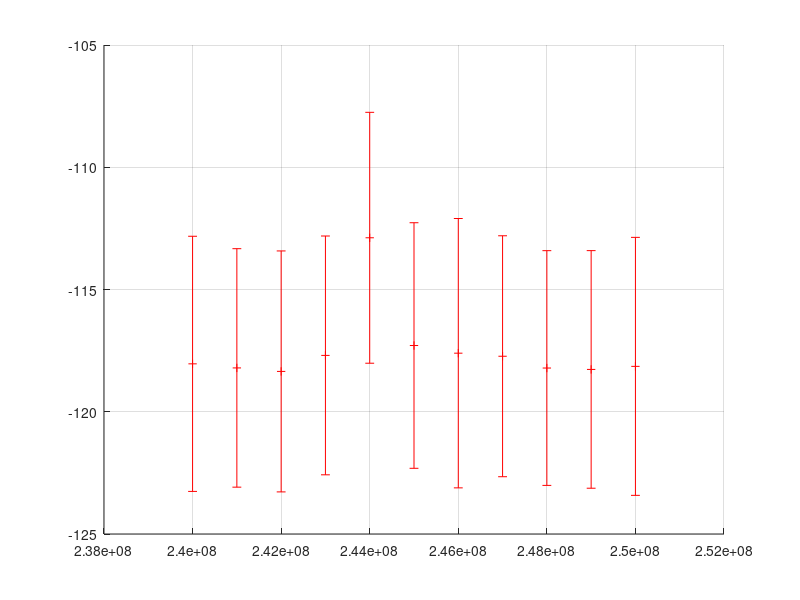

This chart was generated by the following MATLAB code: (Note: this script raises an error after producing the figure.)
%Rauschwerte von der Messung
%
%

clc;
clear;
clf;

x=[2.40E+08	2.41E+08	2.42E+08	2.43E+08	2.44E+08	2.45E+08	2.46E+08	2.47E+08	2.48E+08	2.49E+08	2.50E+08];
y=[-118.0403431 -118.2073099	-118.3503192	-117.6954834	-112.8843421	-117.2909121	-117.6044479	-117.7298391	-118.2117951	-118.2687602	-118.1435176];
dy=[5.217761178	4.876897207	4.927636528	4.883467117	5.13080863	5.021921546	5.508314451	4.927313695	4.800312895	4.858892934	5.275986195];

hold on;
grid on;
errorbar(x,y,dy,'r+')
f=ezfit(x, [y;dy], 'gauss')
showfit(f,'fitcolor','blue')
